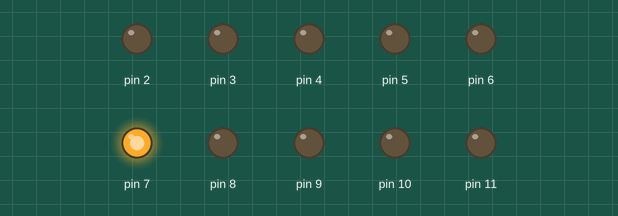
Recording of a sketch running on a simulated Arduino Uno, built with avr-gcc and run on an emulated ATmega328P. Parts: output pins drawn as LEDs (lit = HIGH).

Above: at 0.1 s.
At 0.3 s:
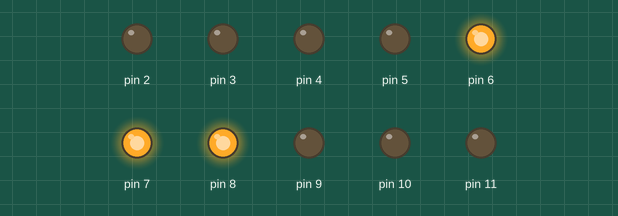
At 1.5 s:
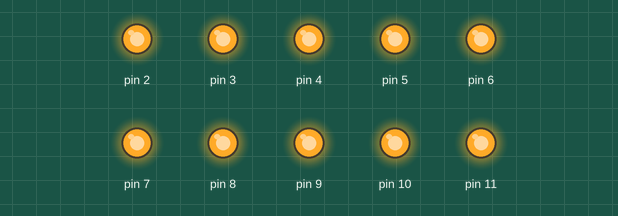
At 2.6 s:
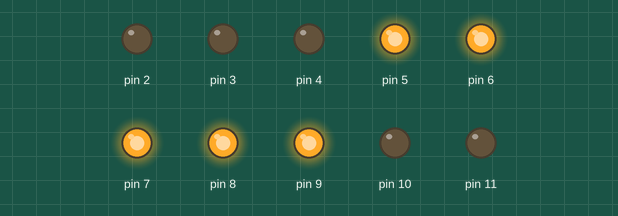
At 3.9 s:
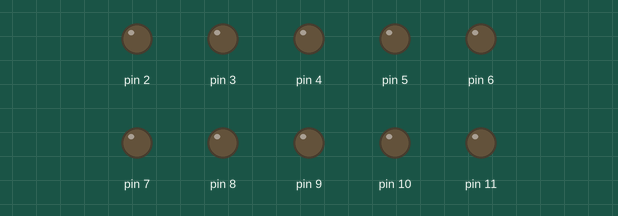
At 5.5 s:
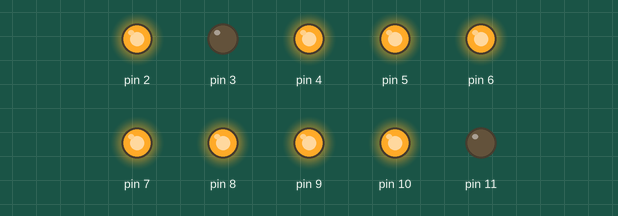
Timing chart, 0 to 6.2 s (numbered marks = the images above):
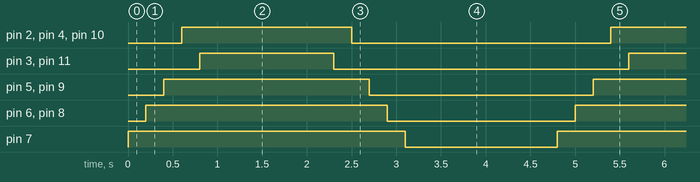

Measured:
- by itself, pin 2, pin 4, pin 10: alternates HIGH for 1.9 s and LOW for 2.9 s
- by itself, pin 3, pin 11: alternates HIGH for 1.5 s and LOW for 3.3 s
- by itself, pin 5, pin 9: alternates HIGH for 2.3 s and LOW for 2.5 s
- by itself, pin 6, pin 8: alternates HIGH for 2.7 s and LOW for 2.1 s
- by itself, pin 7: alternates HIGH for 3.1 s and LOW for 1.7 s

The sketch:

gradient.ino
```cpp
const short fDelay = 1500; //==>90 BPM   écart entre 2 battement

void setup()   //fonction setup celle ci est une structure ou il faut initialise ce que l'on veut utiliser
{
    for(short i=2; i<12; i++) {pinMode(i, OUTPUT);}  //initialisation des pins 2 a 11
}

void loop()   // boucle infini
{
    short ledUpTime = 200;
    digitalWrite(7, HIGH);      // toute cette boucle permet d'allumer les LED en gradient donc elle va alummer toute les LED avec un certain delay entre puis va les éteindre dans le sens contraire avec le même delay entre
    delay(ledUpTime);
    digitalWrite(6, HIGH);
    digitalWrite(8, HIGH);
    delay(ledUpTime);
    digitalWrite(5, HIGH);
    digitalWrite(9, HIGH);
    delay(ledUpTime);
    digitalWrite(10, HIGH);
    digitalWrite(2, HIGH);
    digitalWrite(4, HIGH);
    delay(ledUpTime);
    digitalWrite(11, HIGH);
    digitalWrite(3, HIGH);
    delay(fDelay);
    digitalWrite(11, LOW);
    digitalWrite(3, LOW);
    delay(ledUpTime);
    digitalWrite(10, LOW);
    digitalWrite(2, LOW);
    digitalWrite(4, LOW);
    delay(ledUpTime);
    digitalWrite(5, LOW);
    digitalWrite(9, LOW);
    delay(ledUpTime);
    digitalWrite(6, LOW);
    digitalWrite(8, LOW);
    delay(ledUpTime);
    digitalWrite(7, LOW);
    delay(ledUpTime);
    delay(fDelay);
}
```
